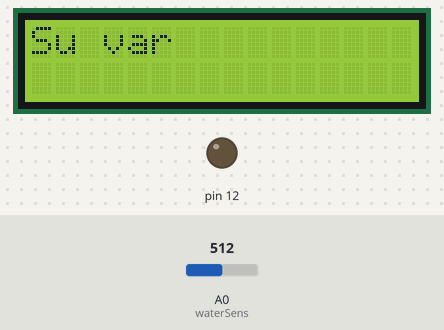
A program run on a simulated Arduino Uno, built with avr-gcc and run on an emulated ATmega328P. On the bench: 16×2 character LCD, output pins drawn as LEDs (lit = HIGH). Inputs (shaded band) come from the test bench; at power-on: A0 (waterSens) = 512.

Above: at 1.2 s.
1.3 s: A0 (waterSens) set to 0
At 3.1 s:
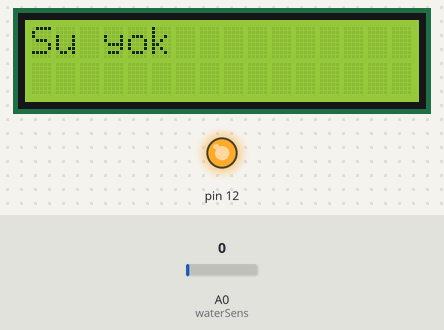
3.6 s: A0 (waterSens) set to 122
At 5.5 s:
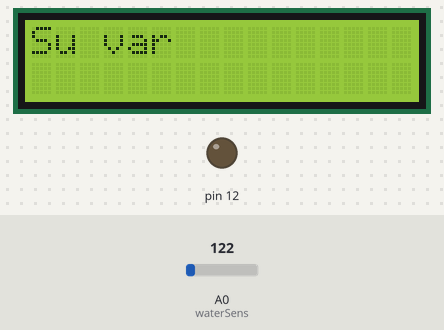
Timing chart, 0 to 7.0 s (numbered marks = the images above; inputs shaded):
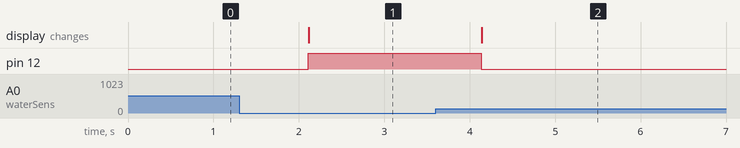

The program:

main.cpp
```cpp
#include <Arduino.h>

//YWROBOT
//Compatible with the Arduino IDE 1.0
//Library version:1.1
#include <Wire.h>
#include <LiquidCrystal_I2C.h>

LiquidCrystal_I2C lcd(0x3f, 16, 2);  // set the LCD address to 0x27 for a 16 chars and 2 line display

const int waterSens = A0; //define water sensor
const int led = 9;//define led to pin 9
int waterVal; //define the water sensor value

void setup()
{
  pinMode(12, OUTPUT);
  lcd.init();                      // initialize the lcd
  // Print a message to the LCD.
  lcd.backlight();
  lcd.setCursor(3,0);
  lcd.print("Hello, world!");

}

void loop()
{
  waterVal = analogRead(waterSens);

  lcd.clear();
  lcd.home();
  lcd.noBlink();

  if(waterVal == 0) {
    digitalWrite(12, HIGH);
    lcd.print("Su yok");
  }
  else {
    digitalWrite(12, LOW);
    lcd.print("Su var");
  }

  delay(1000);
}
```

Measured:
- after the input at 1.3 s, pin 12: LOW → HIGH after 0.81 s; the display: changes after 0.81 s (image 1)
- after the input at 3.6 s, pin 12: HIGH → LOW after 0.53 s; the display: changes after 0.54 s (image 2)
